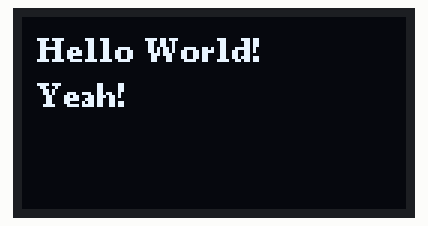
The sketch below on a simulated Arduino Uno, built with avr-gcc and run on an emulated ATmega328P. Shown: 128×64 one-colour display.

Above: at 0.1 s.

The sketch:

OLED_Arduino.ino
```cpp
/*
DESCRIPTION:
This example code will demonstrate how to use Robo Uno Shield with OLED Display SSD1315 to display text.

CONNECTION:
Grove 4 of Robo Uno Shield  - OLED Display SSD1315 Grove

A4 - SDA
A5 - SCL

AUTHOR   : Cytron Technologies Sdn Bhd
WEBSITE  : www.cytron.io
EMAIL    : support@cytron.io

REFERENCE:
Code adapted from:
https://wiki.seeedstudio.com/Grove-OLED-Display-0.96-SSD1315/
*/
#include <Arduino.h>
#include <U8g2lib.h>
#ifdef U8X8_HAVE_HW_SPI
#include <SPI.h>
#endif
#ifdef U8X8_HAVE_HW_I2C
#include <Wire.h>
#endif

U8G2_SSD1306_128X64_NONAME_F_SW_I2C u8g2(U8G2_R0, SCL, SDA, U8X8_PIN_NONE);

void setup(void) {
  u8g2.begin();
}

void loop(void) {
  u8g2.clearBuffer();
  u8g2.setFont(u8g2_font_ncenB08_tr);

  // Adjusted coordinates for better positioning
  u8g2.drawStr(5, 15, "Hello World!");
  u8g2.drawStr(5, 30, "Yeah!");

  u8g2.sendBuffer();
  delay(1000);
}
```
